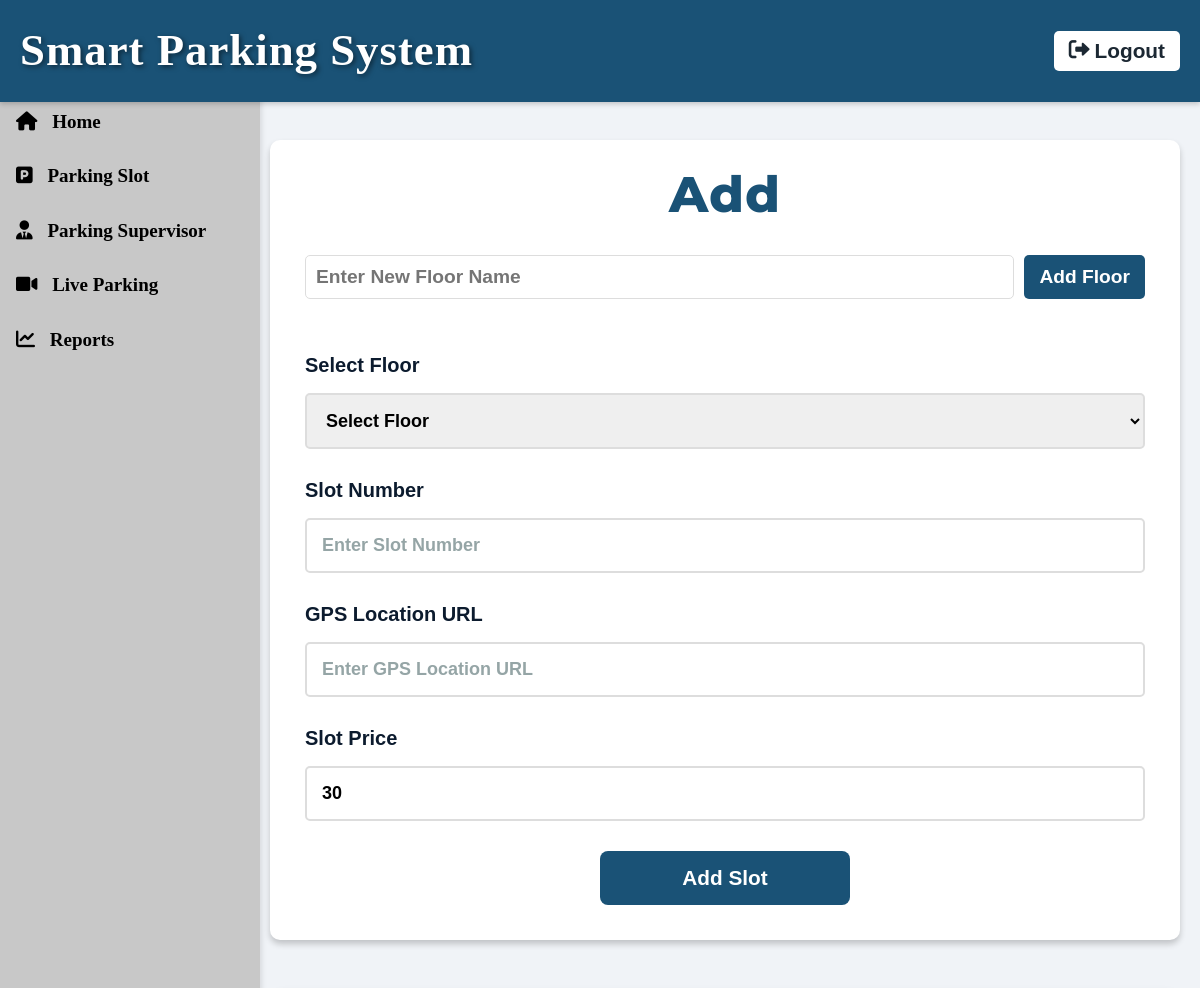
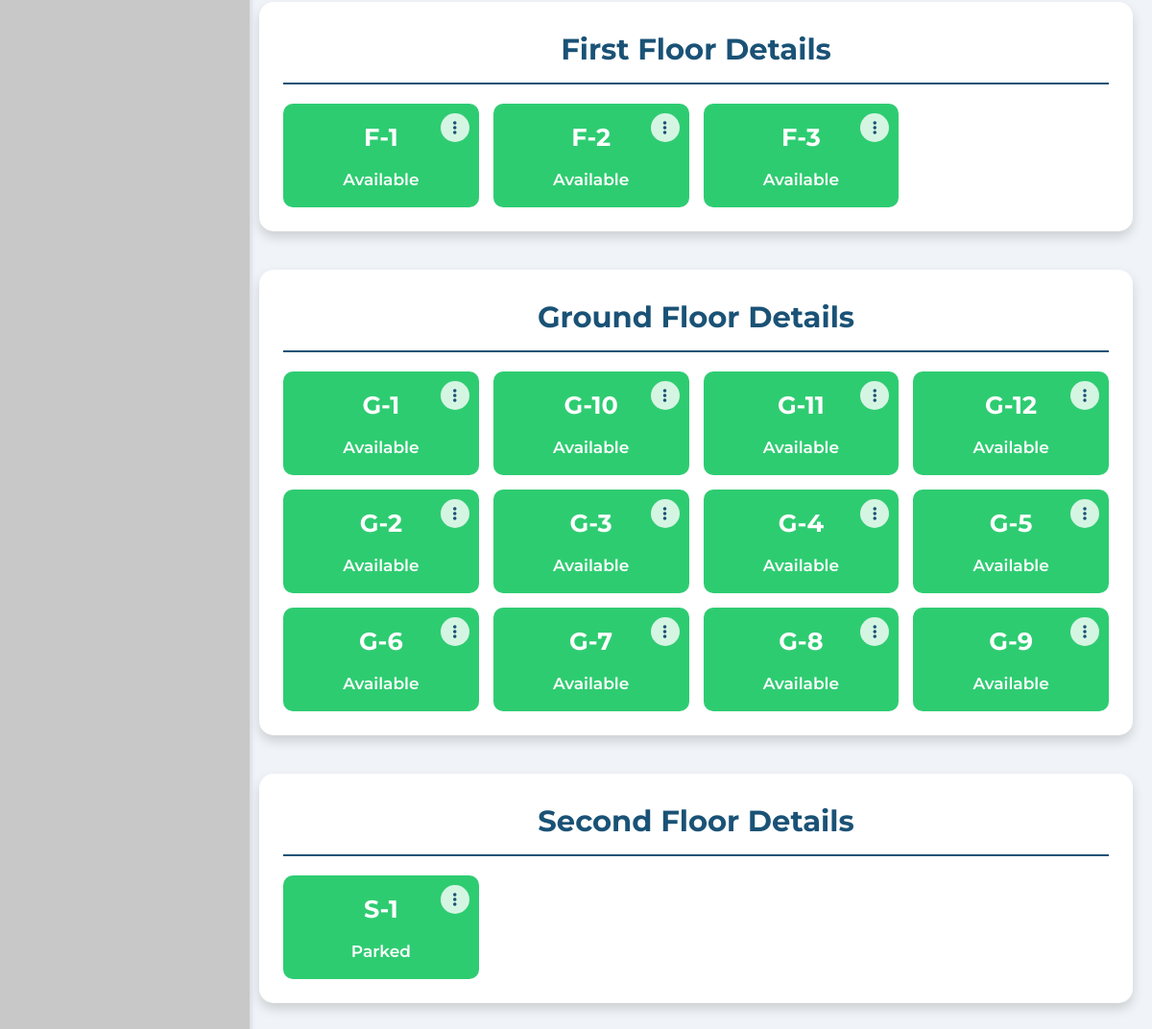
The app's page /add_slot.php with its own data (2 pictures, top to bottom).
### tables this page shows
CREATE TABLE `slots` (
  `slot_id` int(11) NOT NULL,
  `floor_id` int(11) NOT NULL,
  `slot_number` varchar(20) NOT NULL,
  `status` enum('available','booked','parked') DEFAULT 'available',
  `created_at` timestamp NOT NULL DEFAULT current_timestamp(),
  `slot_price` decimal(10,2) NOT NULL DEFAULT 30.00,
  `gps_location` varchar(255) DEFAULT NULL
);

### add_slot.php (the view, shortened to what this page needs)
<?php
$host = 'localhost';
$dbname = 'mall';
$username = 'root';
$password = '';
try {
    $pdo = new PDO("mysql:host=$host;dbname=$dbname;charset=utf8mb4", $username, $password, [
        PDO::ATTR_ERRMODE => PDO::ERRMODE_EXCEPTION,
        PDO::ATTR_EMULATE_PREPARES => false
    ]);
} catch (PDOException $e) {
    error_log("Database Connection Error: " . $e->getMessage());
    die("Database connection failed. Please contact the system administrator.");
}
try {
    $slotsStmt = $pdo->query("
        SELECT s.slot_id, f.floor_name, s.slot_number, s.status, s.gps_location, s.slot_price
        FROM slots s
        JOIN floors f ON s.floor_id = f.floor_id
        ORDER BY f.floor_name, s.slot_number
    ");
    $slots = $slotsStmt->fetchAll(PDO::FETCH_ASSOC);
    $floorSlots = [];
    foreach ($slots as $slot) {
        $floorSlots[$slot['floor_name']][] = $slot;
    }
} catch (PDOException $e) {
    error_log("Slots Fetch Error: " . $e->getMessage());
    $floorSlots = [];
}
?>
<!DOCTYPE html>
<html lang="en">
<head>
    <link href="https://cdnjs.cloudflare.com/ajax/libs/font-awesome/6.0.0/css/all.min.css" rel="stylesheet">
</head>
<body>
    <div class="topbar">
        <div class="topbar-title">Smart Parking System</div>
        <button class="logout-btn">
            <li><a href="main.html"><i class="fas fa-sign-out-alt"></i> Logout</a></li>
        </button>
    </div>
    <div class="dashboard-container">
        <nav class="sidebar">
            <ul class="sidebar-nav">
                <li><a href="index.php"><i class="fas fa-home"></i> Home</a></li>
                <li><a href="add_slot.php"><i class="fas fa-parking"></i> Parking Slot</a></li>
                <li><a href="add_parking_supervisor.php"><i class="fas fa-user-tie"></i> Parking Supervisor</a></li>
                <li><a href="live_parking.php"><i class="fas fa-video"></i> Live Parking</a></li>
                <li><a href="report.php"><i class="fas fa-chart-line"></i> Reports</a></li>
            </ul>
        </nav>
        <div class="main-content">
            <div class="add-slot-container">
            <h1 style="text-align: center; margin-bottom: 20px; color: var(--primary-color); font-size:50px;">Add</h1>
                <div class="floor-management-card">
                    <div class="floor-input">
                        <input type="text" id="newFloorName" placeholder="Enter New Floor Name">
                        <input type="submit" id="addFloorBtn" class="add-floor-btn" value="Add Floor">
                    </div>
                </div>
                <form id="addSlotForm" style="background-color: white; padding: 20px; border-radius: 10px;">
                    <div class="form-group">
                        <label for="floor">Select Floor</label>
                        <select id="floor" required>
                            <option value="">Select Floor</option>
                        </select>
                    </div>
                    <div class="form-group">
                        <label for="slotNo">Slot Number</label>
                        <input type="text" id="slotNo" required placeholder="Enter Slot Number">
                    </div>
                    <div class="form-group">
                        <label for="gpsLocation">GPS Location URL</label>
                        <input type="url" id="gpsLocation" placeholder="Enter GPS Location URL">
                    </div>
                    <div class="form-group">
                        <label for="slotPrice">Slot Price</label>
                        <input type="number" id="slotPrice" value="30" step="0.01" placeholder="Enter Slot Price">
                    </div>
                    <button type="submit" class="add-slot-btn">Add Slot</button>
                </form>
            </div>
            <div id="floorsContainer" class="floors-container">
                <?php
                if (!empty($floorSlots)) {
                    foreach ($floorSlots as $floorName => $slots) {
                        echo "<div class='floor-details-card'>";
                        echo "<h2 class='floor-details-title'>" . htmlspecialchars($floorName) . " Details</h2>";
                        echo "<div class='slots-details-grid'>";
                        foreach ($slots as $slot) {
                            echo "<div class='slot-details-card slot-available'>";
                            echo "<div class='slot-action-icon'><i class='fas fa-ellipsis-v'></i></div>";
                            echo "<div class='slot-number'>" . htmlspecialchars($slot['slot_number']) . "</div>";
                            echo "<div class='slot-status'>" . htmlspecialchars(ucfirst($slot['status'])) . "</div>";
                            echo "</div>";
                        }
                        echo "</div></div>";
                    }
                } else {
                    echo "<div style='text-align: center; color: #7f8c8d; width: 100%; padding: 20px;'>No floors or slots added yet</div>";
                }
                ?>
            </div>
        </div>
    </div>
</body>

### records on screen
slots: slot_number "F-1", status "Available"
slots: slot_number "F-2", status "Available"
slots: slot_number "F-3", status "Available"
slots: slot_number "G-1", status "Available"
slots: slot_number "G-10", status "Available"
slots: slot_number "G-11", status "Available"
slots: slot_number "G-12", status "Available"
slots: slot_number "G-2", status "Available"
slots: slot_number "G-3", status "Available"
slots: slot_number "G-4", status "Available"
slots: slot_number "G-5", status "Available"
slots: slot_number "G-6", status "Available"
slots: slot_number "G-7", status "Available"
slots: slot_number "G-8", status "Available"
slots: slot_number "G-9", status "Available"
slots: slot_number "S-1", status "Parked"

### other values on screen
$floorName "First Floor"
$floorName "Ground Floor"
$floorName "Second Floor"
